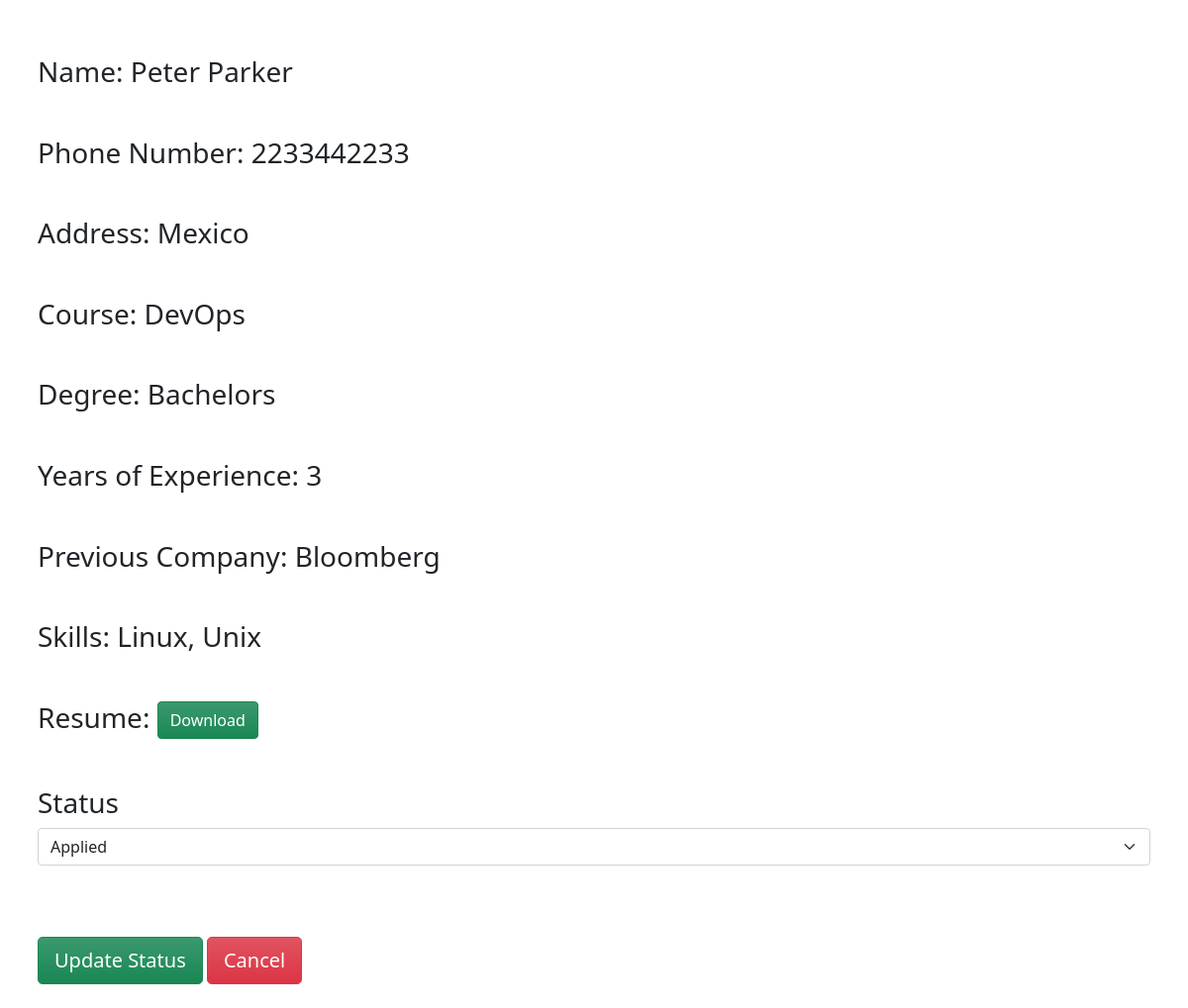
The app's page /candidate/12 with its own data.
### base/models.py (models this page shows, shortened)
class candidate_info(models.Model):
    name = models.CharField(max_length=25)
    phone = models.CharField(max_length=13)
    address = models.TextField()
    course = models.CharField(max_length=25)
    degree = models.CharField(max_length=25)
    yoe = models.IntegerField(null=True)
    pcompany = models.CharField(max_length=30)
    skills = models.TextField()
    resume = models.FileField(upload_to="media")
    status = models.CharField(max_length=25, default="Applied")

### base/views.py (the view)
# urls.py: path('candidate/<int:id>', views.candidate, name="candidate"),
def candidate(request, id):
    obj = candidate_info.objects.get(id = id)
    context = {'obj': obj}
    return render(request, 'base/candidate.html', context)

### base/templates/base/candidate.html (shortened to what this page needs)
{% extends 'main.html' %}
{% block body %}
<br>
<br>
<form method="POST" action="{% url 'edit' obj.id %}" enctype="multipart/form-data">
<div class="mb-3 container b-flex p-2">
    <h3>
    <label  class="form-label" value="{{obj.name}}" name="name" >Name:  {{obj.name}}</label>
</h3>
  </div>
<div class="mb-3 container b-flex p-2">
    <h3>
    <label  class="form-label" value="{{obj.phone}}" name="phone">Phone Number:  {{obj.phone}}</label>
</h3>
  </div>
<div class="mb-3 container b-flex p-2">
    <h3>
    <label  class="form-label">Address:  {{obj.address}}</label>
</h3>
  </div>
<div class="mb-3 container b-flex p-2">
    <h3>
    <label  class="form-label">Course:  {{obj.course}}</label>
</h3>
  </div>
<div class="mb-3 container b-flex p-2">
    <h3>
    <label  class="form-label">Degree:  {{obj.degree}}</label>
</h3>
  </div>
<div class="mb-3 container b-flex p-2">
    <h3>
    <label  class="form-label">Years of Experience:  {{obj.yoe}}</label>
</h3>
  </div>
<div class="mb-3 container b-flex p-2">
    <h3>
    <label  class="form-label">Previous Company:  {{obj.pcompany}}</label>
</h3>
  </div>
<div class="mb-3 container b-flex p-2">
    <h3>
    <label  class="form-label">Skills:  {{obj.skills}}</label>
</h3>
  </div>
<div class="mb-3 container b-flex p-2">
    <h3>
    <label  class="form-label">Resume:    <a class="btn btn-lr btn-success bg-gradient" href="{% url 'download' obj.id %}" role="button">Download</a></label>
</h3>
  </div>
  <div class=" container b-flex p-2">
      <h3>
    <label class="form-label">Status</label>
    <select class="form-select" id="status" name="status" >
    <option selected>{{obj.status}}</option>
    </select>
</h3>
    </div>
  <br>
  <br>
  <div class="mb-3 container b-flex p-2">
    <button type="submit" class="btn btn-lg btn-success bg-gradient">Update Status</button>
      <a class="btn btn-lg btn-danger bg-gradient" href="/" role="button">Cancel</a>
      </div>
</form>
{% endblock %}

### records on screen
candidate_info: name "Peter Parker", phone "2233442233", address "Mexico", course "DevOps", degree "Bachelors", yoe "3", pcompany "Bloomberg", skills "Linux, Unix", status "Applied"
